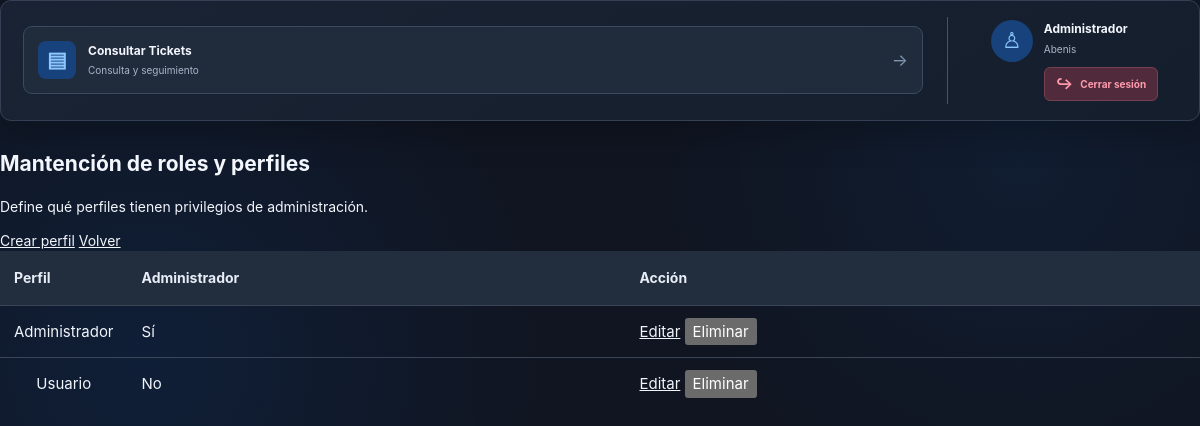
Page /mantenimientos/perfiles (signed in) on the committed database.
### models/user.py (models this page shows, shortened)
class User(UserMixin, db.Model):
    __tablename__ = "Usuarios"
    IdUsuario = db.Column(
        db.Integer,
        primary_key=True
    )
    Usuario = db.Column(
        db.String(100),
        unique=True
    )
    NombreCompleto = db.Column(
        db.String(200)
    )
    Correo = db.Column(
        db.String(200)
    )
    PasswordHash = db.Column(
        db.String(500)
    )
    totp_secret = db.Column(
        db.Text,
        nullable=True
    )
    totp_verificado = db.Column(
        db.Boolean,
        default=False,
        nullable=False
    )
    Activo = db.Column(
        db.Boolean,
        default=True
    )
    IdPerfil = db.Column(
        db.Integer,
        db.ForeignKey("Perfiles.IdPerfil")
    )
    IdEmpresa = db.Column(
        db.Integer,
        db.ForeignKey("Empresas.IdEmpresa")
    )
    IdGrupo = db.Column(
        db.Integer,
        db.ForeignKey("GruposTrabajo.IdGrupo")
    )
    perfil = db.relationship("Perfil")
    empresa = db.relationship("Empresa")
    grupo = db.relationship("GrupoTrabajo", back_populates="usuarios")
    @property
    def EsAdministrador(self):
        return bool(self.perfil and self.perfil.EsAdministrador)

### models/company.py (models this page shows)
class Empresa(db.Model):
    __tablename__ = "Empresas"
    IdEmpresa = db.Column(db.Integer, primary_key=True)
    NombreEmpresa = db.Column(db.String(200), unique=True, nullable=False)
    grupos = db.relationship(
        "GrupoTrabajo",
        secondary="EmpresasGrupos",
        back_populates="empresas",
        order_by="GrupoTrabajo.NombreGrupo"
    )

### models/role.py (models this page shows)
class Perfil(db.Model):
    __tablename__ = "Perfiles"
    IdPerfil = db.Column(db.Integer, primary_key=True)
    NombrePerfil = db.Column(db.String(100), unique=True, nullable=False)
    EsAdministrador = db.Column(db.Boolean, nullable=False, default=False)

### routes/maintenance.py (the view)
@maintenance_bp.route("/perfiles")
@login_required
@admin_required
def perfiles():
    return render_template(
        "mantenimientos/perfiles.html",
        perfiles=Perfil.query.order_by(Perfil.NombrePerfil).all()
    )

### app.py (called while the page is built)
@login_manager.user_loader
def load_user(user_id):
    user = db.session.get(User, int(user_id))
    return user if user and user.Activo is not False else None

### routes/maintenance.py (called while the page is built)
def admin_required(view):
    @wraps(view)
    def wrapped_view(*args, **kwargs):
        if not current_user.EsAdministrador:
            abort(403)
        return view(*args, **kwargs)
    return wrapped_view

### templates/mantenimientos/perfiles.html (shortened to what this page needs)
{% extends 'base.html' %}
{% block content %}
<div class="encabezado-tickets">
    <div><h2>Mantención de roles y perfiles</h2><p>Define qué perfiles tienen privilegios de administración.</p></div>
    <div class="acciones-pagina">
        <a href="{{ url_for('maintenance.editar_perfil') }}">Crear perfil</a>
        <a class="boton-secundario" href="{{ url_for('maintenance.index') }}">Volver</a>
    </div>
</div>
<div class="tabla-tickets-contenedor">
    <table class="tabla-tickets">
        <thead><tr><th>Perfil</th><th>Administrador</th><th>Acción</th></tr></thead>
        <tbody>
            {% for perfil in perfiles %}
            <tr>
                <td>{{ perfil.NombrePerfil }}</td>
                <td>{{ 'Sí' if perfil.EsAdministrador else 'No' }}</td>
                <td>
                    <a href="{{ url_for('maintenance.editar_perfil', perfil_id=perfil.IdPerfil) }}">Editar</a>
                    <form method="post" action="{{ url_for('maintenance.eliminar_perfil', perfil_id=perfil.IdPerfil) }}" style="display:inline" onsubmit="return confirm('¿Eliminar este perfil?');">
                        <button type="submit">Eliminar</button>
                    </form>
                </td>
            </tr>
            {% else %}
            <tr><td colspan="3">No hay perfiles registrados.</td></tr>
            {% endfor %}
        </tbody>
    </table>
</div>
{% endblock %}

### templates/base.html (shortened to what this page needs)
<!DOCTYPE html>
<html lang="es">
<head>
    <link rel="stylesheet"
          href="{{ url_for('static', filename='css/style_oscuro.css') }}">
</head>
<body>
<div class="container {% block container_class %}{% endblock %}">
    {% if current_user.is_authenticated %}
    <header class="internal-topbar">
        <nav class="internal-options">
            <a href="{{ url_for('tickets.listar_tickets') }}"
               class="internal-option">
                <span class="internal-option-icon blue">▤</span>
                <span class="internal-option-text">
                    <strong>Consultar Tickets</strong>
                    <small>Consulta y seguimiento</small>
                </span>
                <span class="option-arrow">→</span>
            </a>
        </nav>
        <div class="user-profile">
            <div class="profile-avatar">
                ♙
            </div>
            <div class="profile-information">
                <strong>
                    {{ current_user.NombreCompleto or current_user.Usuario }}
                </strong>
                <small>
                    {{ current_user.empresa.NombreEmpresa
                       if current_user.empresa
                       else 'Sin empresa asignada' }}
                </small>
                <a href="/logout" class="logout-button">
                    <span>↪</span>
                    Cerrar sesión
                </a>
            </div>
        </div>
    </header>
    {% endif %}
    <main class="page-content">
        {% block content %}
        {% endblock %}
    </main>
</div>
</body>
</html>

### rows in the picture
User: NombreCompleto "Administrador"
Empresa: empresa "Abenis"
Perfil: NombrePerfil "Administrador", EsAdministrador "Sí"
Perfil: NombrePerfil "Usuario", EsAdministrador "No"
